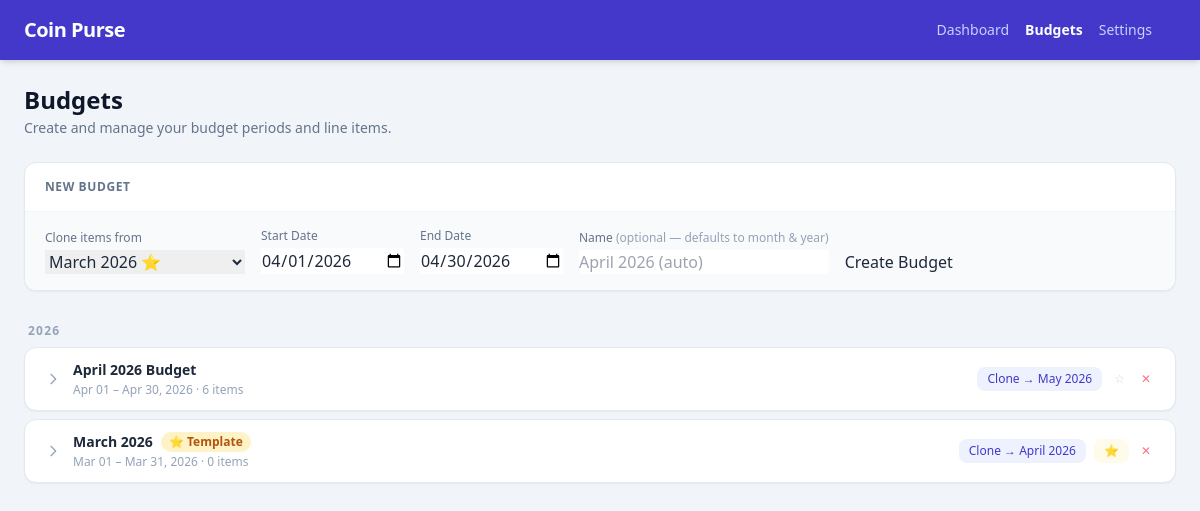
Page /ui/budgets/91cd56eb8af3408e83a68a66810c647a on the committed database.
### models/models.py (models this page shows)
class TimestampMixin:
    id: Mapped[uuid.UUID] = mapped_column(
        UUID(as_uuid=True),
        primary_key=True,
        default=uuid.uuid4,
        server_default=text("gen_random_uuid()"),
    )
    created_at: Mapped[datetime] = mapped_column(
        DateTime(timezone=True),
        nullable=False,
        default=lambda: datetime.now(UTC),
        server_default=func.now(),
    )
    updated_at: Mapped[datetime] = mapped_column(
        DateTime(timezone=True),
        nullable=False,
        default=lambda: datetime.now(UTC),
        server_default=func.now(),
        onupdate=lambda: datetime.now(UTC),
    )
    is_active: Mapped[bool] = mapped_column(
        Boolean, nullable=False, server_default=text("true")
    )

class Base(DeclarativeBase):
    pass

class Budget(TimestampMixin, Base):
    __tablename__ = "budgets"
    __table_args__ = (
        Index("ix_budgets_user_period", "user_id", "period_start", "period_end"),
        UniqueConstraint(
            "user_id", "period_start", "period_end", name="uq_budgets_user_period"
        ),
    )
    user_id: Mapped[uuid.UUID] = mapped_column(
        UUID(as_uuid=True),
        ForeignKey("users.id", ondelete="RESTRICT"),
        nullable=False,
    )
    name: Mapped[str] = mapped_column(String(200), nullable=False)
    period_start: Mapped[date] = mapped_column(Date, nullable=False)
    period_end: Mapped[date] = mapped_column(Date, nullable=False)
    is_template: Mapped[bool] = mapped_column(Boolean, nullable=False, server_default=text("false"))
    source_budget_id: Mapped[uuid.UUID | None] = mapped_column(
        UUID(as_uuid=True),
        ForeignKey("budgets.id", ondelete="SET NULL"),
        nullable=True,
    )
    user: Mapped[User] = relationship(back_populates="budgets")
    items: Mapped[list[BudgetItem]] = relationship(
        back_populates="budget", cascade="all, delete-orphan"
    )
    source_budget: Mapped[Budget | None] = relationship(
        foreign_keys=[source_budget_id], remote_side="Budget.id"
    )

### routes/views.py (the view)
@router.get("/ui/budgets/{user_id}", response_class=HTMLResponse)
def ui_budgets(
    request: Request,
    user_id: UUID,
    db: Annotated[Session, Depends(get_db)],
):
    today = datetime.datetime.now(UTC).date()
    budgets = (
        active_query(db, Budget)
        .filter(Budget.user_id == user_id)
        .order_by(Budget.period_start.desc())
        .all()
    )
    categories = (
        active_query(db, Category)
        .filter(Category.user_id == user_id)
        .order_by(Category.name)
        .all()
    )
    active_id_map = {b.id: b.name for b in budgets}
    source_ids = {b.source_budget_id for b in budgets if b.source_budget_id}
    source_name_map = dict(active_id_map)
    missing = source_ids - active_id_map.keys()
    if missing:
        for b in db.query(Budget).filter(Budget.id.in_(missing)).all():
            source_name_map[b.id] = b.name
    budget_data = []
    for b in budgets:
        items = (
            active_query(db, BudgetItem)
            .filter(BudgetItem.budget_id == b.id)
            .join(Category, BudgetItem.category_id == Category.id)
            .filter(Category.is_active.is_(True))
            .with_entities(
                BudgetItem.id.label("id"),
                BudgetItem.limit_amount.label("limit_amount"),
                BudgetItem.category_id.label("category_id"),
                Category.name.label("category_name"),
            )
            .order_by(Category.name)
            .all()
        )
        ny = b.period_end.year + (1 if b.period_end.month == 12 else 0)
        nm = 1 if b.period_end.month == 12 else b.period_end.month + 1
        clone_start = datetime.date(ny, nm, 1)
        clone_end = datetime.date(ny, nm, cal_lib.monthrange(ny, nm)[1])
        budget_data.append(
            {
                "budget": b,
                "items": items,
                "source_name": (
                    source_name_map.get(b.source_budget_id)
                    if b.source_budget_id
                    else None
                ),
                "clone_start": clone_start.isoformat(),
                "clone_end": clone_end.isoformat(),
                "clone_label": f"{cal_lib.month_name[nm]} {ny}",
            }
        )
    first_of_month = today.replace(day=1)
    last_of_month = today.replace(day=cal_lib.monthrange(today.year, today.month)[1])
    template_budget = next((b for b in budgets if b.is_template), None)
    return templates.TemplateResponse(
        "budgets.html",
        {
            "request": request,
            "user_id": str(user_id),
            "budgets": budget_data,
            "categories": categories,
            "default_start": first_of_month.isoformat(),
            "default_end": last_of_month.isoformat(),
            "template_budget_id": str(template_budget.id) if template_budget else "",
        },
    )

### templates/budgets.html (shortened to what this page needs)
{% extends "base.html" %}
{% block nav_budgets %}font-semibold !text-white{% endblock %}
{% block content %}
<div class="mb-6">
  <h1 class="text-2xl font-bold text-slate-900">Budgets</h1>
  <p class="text-slate-500 text-sm mt-0.5">Create and manage your budget periods and line items.</p>
</div>
<div class="bg-white rounded-xl shadow-sm border border-slate-200 overflow-hidden mb-8">
  <div class="px-5 py-4 border-b border-slate-100">
    <h2 class="text-xs font-semibold text-slate-500 uppercase tracking-wider">New Budget</h2>
  </div>
  <div class="px-5 py-4 bg-slate-50">
    <form id="budget-form" class="flex flex-wrap gap-4 items-end" onsubmit="createBudget(event)">
      <div class="flex flex-col gap-1">
        <label class="text-xs text-slate-500">Clone items from</label>
        <select id="create-clone-from" name="clone_from" class="input-field min-w-[200px]">
          {% for bd in budgets %}
          {% set b = bd.budget %}
          <option value="{{ b.id }}"
            data-clone-start="{{ bd.clone_start }}"
            data-clone-end="{{ bd.clone_end }}"
            {% if b.is_template %}data-is-template="true"{% endif %}
            {% if b.id | string == template_budget_id %}selected{% endif %}>
            {{ b.name }}{% if b.is_template %} ⭐{% endif %}
          </option>
          {% endfor %}
        </select>
      </div>
      <div class="flex flex-col gap-1">
        <label class="text-xs text-slate-500">Start Date</label>
        <input id="create-period-start" name="period_start" type="date" required
               class="input-field" value="{{ default_start }}"
               oninput="updateNamePlaceholder()" />
      </div>
      <div class="flex flex-col gap-1">
        <label class="text-xs text-slate-500">End Date</label>
        <input id="create-period-end" name="period_end" type="date" required class="input-field" value="{{ default_end }}" />
      </div>
      <div class="flex flex-col gap-1 min-w-[180px]">
        <label class="text-xs text-slate-500">Name <span class="text-slate-400">(optional — defaults to month &amp; year)</span></label>
        <input id="create-name" name="name" type="text" class="input-field" placeholder="e.g. April 2026 (auto)" />
      </div>
      <button type="submit" class="btn-primary">Create Budget</button>
    </form>
  </div>
</div>
{% if budgets %}
{% set ns = namespace(current_year=None) %}
<div id="budget-list">
  {% for bd in budgets %}
  {% set b = bd.budget %}
  {% set yr = b.period_start.year %}
  {% if yr != ns.current_year %}
  {% set ns.current_year = yr %}
  <div class="mb-2 mt-{{ '0' if loop.first else '6' }}">
    <h2 class="text-xs font-semibold text-slate-400 uppercase tracking-widest px-1 mb-2">{{ yr }}</h2>
    <div class="space-y-2">
  {% endif %}
  <div id="budget-{{ b.id }}" class="bg-white rounded-xl shadow-sm border border-slate-200 overflow-hidden">
    <div class="px-5 py-3 flex items-center justify-between gap-3 cursor-pointer select-none
                hover:bg-slate-50 transition-colors"
         onclick="toggleCard('{{ b.id }}')">
      <div class="flex items-center gap-3 min-w-0">
        <svg id="chevron-{{ b.id }}" class="w-4 h-4 text-slate-400 shrink-0 transition-transform duration-200"
             fill="none" stroke="currentColor" viewBox="0 0 24 24">
          <path stroke-linecap="round" stroke-linejoin="round" stroke-width="2" d="M9 5l7 7-7 7"/>
        </svg>
        <div class="min-w-0">
          <div class="flex items-center gap-2 flex-wrap">
            <span class="text-sm font-semibold text-slate-800 truncate">{{ b.name }}</span>
            {% if b.is_template %}
            <span class="text-xs bg-amber-100 text-amber-700 font-semibold px-2 py-0.5 rounded-full shrink-0">⭐ Template</span>
            {% endif %}
          </div>
          <p class="text-xs text-slate-400 mt-0.5">
            {{ b.period_start.strftime("%b %d") }} – {{ b.period_end.strftime("%b %d, %Y") }}
            · {{ bd['items'] | length }} item{{ 's' if bd['items'] | length != 1 else '' }}
          </p>
        </div>
      </div>
      <div class="flex items-center gap-2 shrink-0" onclick="event.stopPropagation()">
        <button
          onclick="cloneBudget('{{ b.id }}', '{{ bd.clone_start }}', '{{ bd.clone_end }}')"
          class="text-xs bg-indigo-50 hover:bg-indigo-100 text-indigo-700 font-medium px-2.5 py-1 rounded-lg transition-colors">
          Clone → {{ bd.clone_label }}
        </button>
        {% if b.is_template %}
        <button
          onclick="unsetTemplate('{{ b.id }}')"
          class="text-xs bg-amber-50 hover:bg-amber-100 text-amber-700 font-medium px-2.5 py-1 rounded-lg transition-colors">
          ⭐
        </button>
        {% else %}
        <button
          onclick="setTemplate('{{ b.id }}')"
          title="Set as template"
          class="text-xs text-slate-300 hover:text-amber-500 font-medium px-1 py-1 rounded-lg transition-colors">
          ☆
        </button>
        {% endif %}
        <button
          onclick="deleteBudget('{{ b.id }}')"
          class="text-xs text-rose-400 hover:text-rose-600 font-medium px-1 py-1 rounded-lg transition-colors">
          ✕
        </button>
      </div>
    </div>
  </div>
  {% if loop.last %}</div></div>{% endif %}
  {% endfor %}
</div>
{% else %}
<div class="bg-white rounded-xl shadow-sm border border-slate-200 px-5 py-10 text-center text-sm text-slate-400">
  No budgets yet. Create your first budget above.
</div>
{% endif %}
{% endblock %}

### templates/budgets.html (style rules this page uses)
.input-field { @apply border border-slate-300 rounded-lg px-3 py-1.5 text-sm focus:outline-none focus:ring-2 focus:ring-indigo-400 bg-white; }
.btn-primary { @apply bg-indigo-600 hover:bg-indigo-700 text-white text-sm font-medium px-4 py-1.5 rounded-lg transition-colors; }

### rows in the picture
Budget: clone_from "March 2026 ⭐", name "March 2026", period_start "Mar 01", period_end "Mar 31, 2026"
Budget: name "April 2026 Budget", period_start "Apr 01", period_end "Apr 30, 2026", is_template False (drawn)

### other values in the picture
{{ yr }} "2026"
{{ bd['items'] | length }} "6" "0"
{{ 's' if bd['items'] | length != 1 else '' }} "s" "s"
{{ bd.clone_label }} "May 2026" "April 2026"
